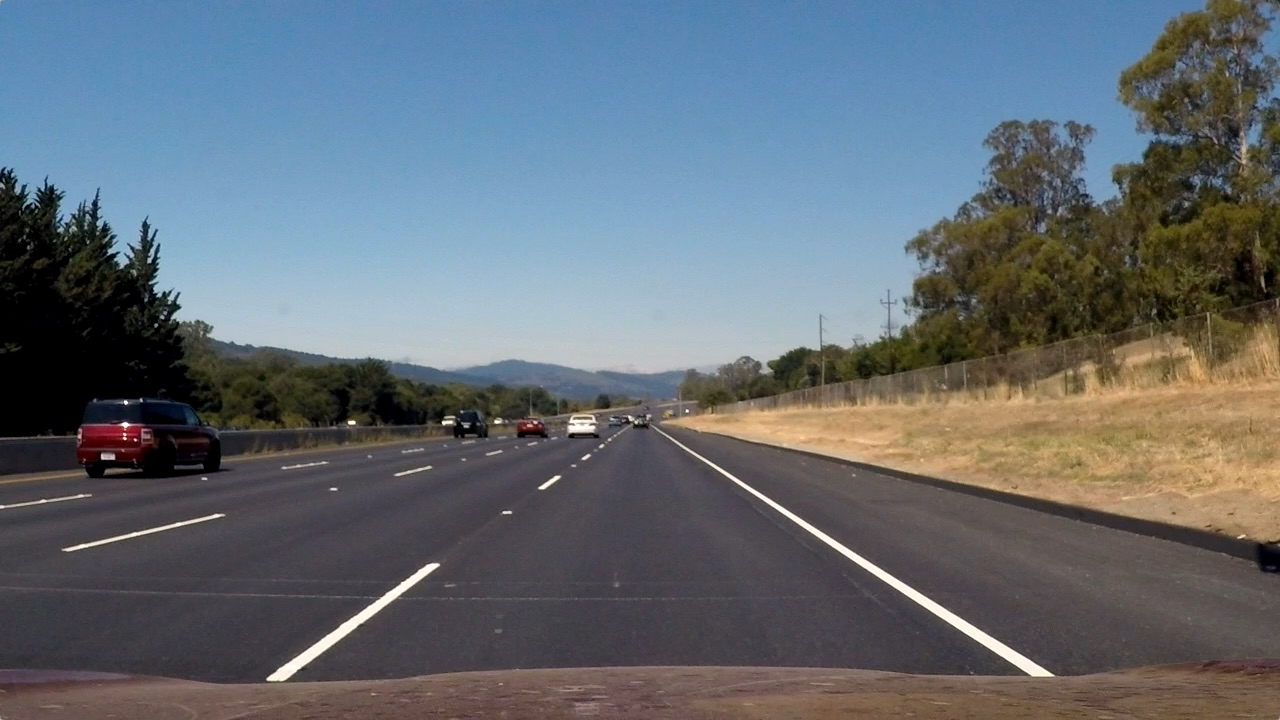
#> input picture test_img.jpg, 1280 x 720 px, found by its file name
$ python detection_on_image.py
#> lines starting #> are read from the running program, lines starting #| are printed output that depends on the picture; after the words box and inside, x2 and y2 are one past the last pixel; in counts of white or black regions, pixels touching at a corner belong together

import cv2
import numpy as np
import matplotlib.pyplot as plt

# Step 1) Load image
img = cv2.imread(r"F:\M.tech\internship\road-lane-detection-master\Data\test_img.jpg")
#> img is the input picture: shape (720, 1280, 3); mean B, G, R 115.1, 107.7, 99.4
img = cv2.cvtColor(img, cv2.COLOR_BGR2RGB)

# Step 2) Gray Scale
gray_img = cv2.cvtColor(img, cv2.COLOR_RGB2GRAY)
gray_img = cv2.dilate(gray_img, kernel=np.ones((5, 5), np.uint8))
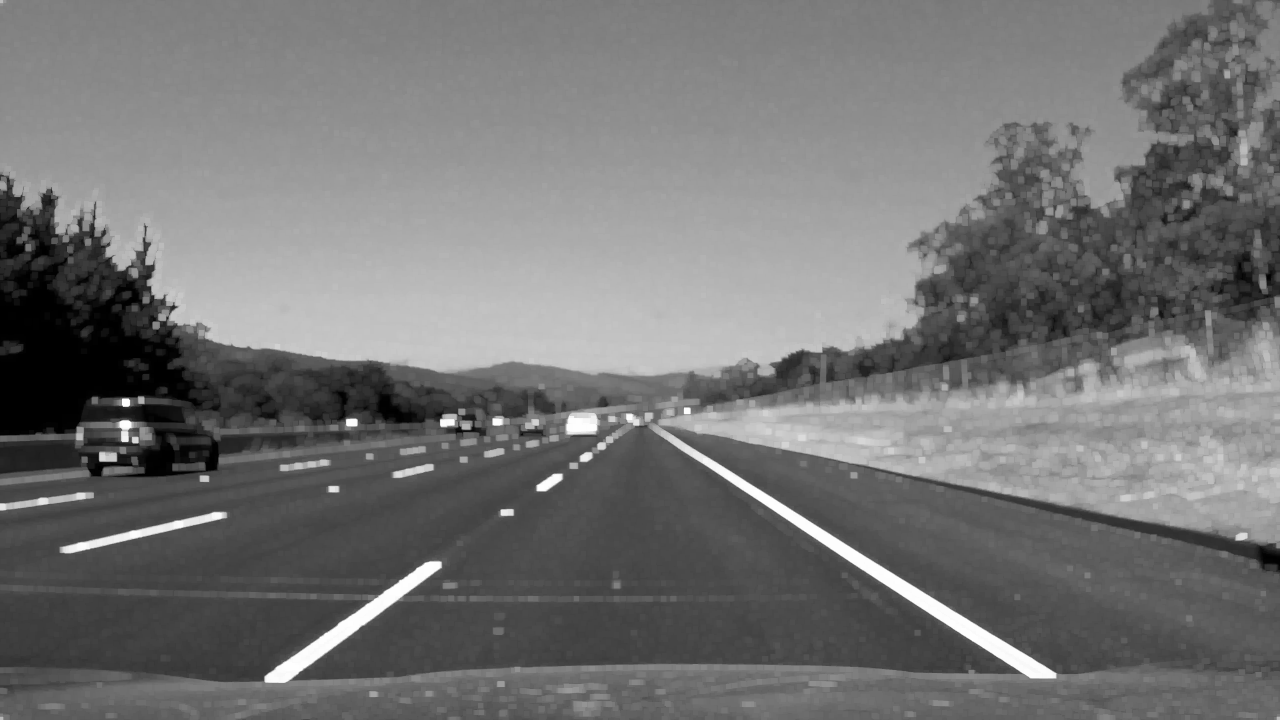
#> gray_img: shape (720, 1280); min 0, max 254, mean 115.5

# Step 3) Canny
canny = cv2.Canny(gray_img, 100, 200)
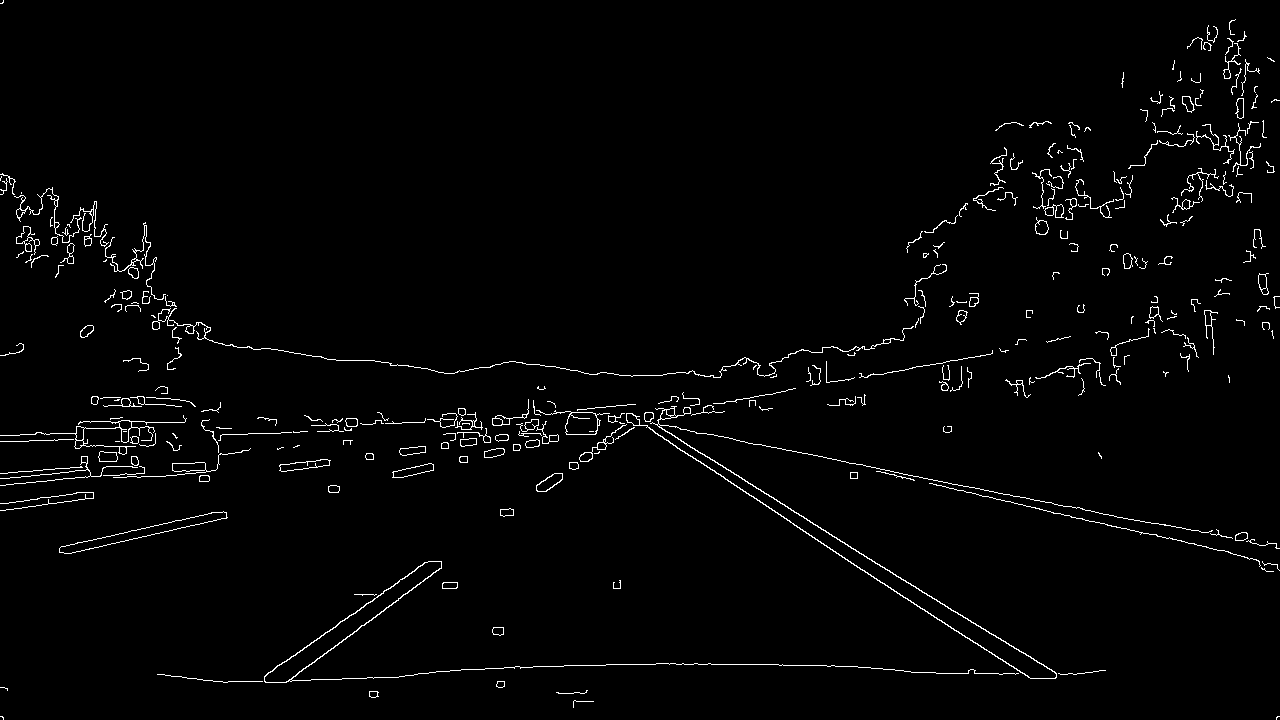
#> canny: shape (720, 1280); 1.9% white in thin lines or dots

# Step 4) define ROI Vertices
roi_vertices = [(270, 670), (600, 400), (1127, 712)]


# Step 5) define ROI function
def roi(image, vertices):
    mask = np.zeros_like(image)
    mask_color = 255
    cv2.fillPoly(mask, vertices, mask_color)
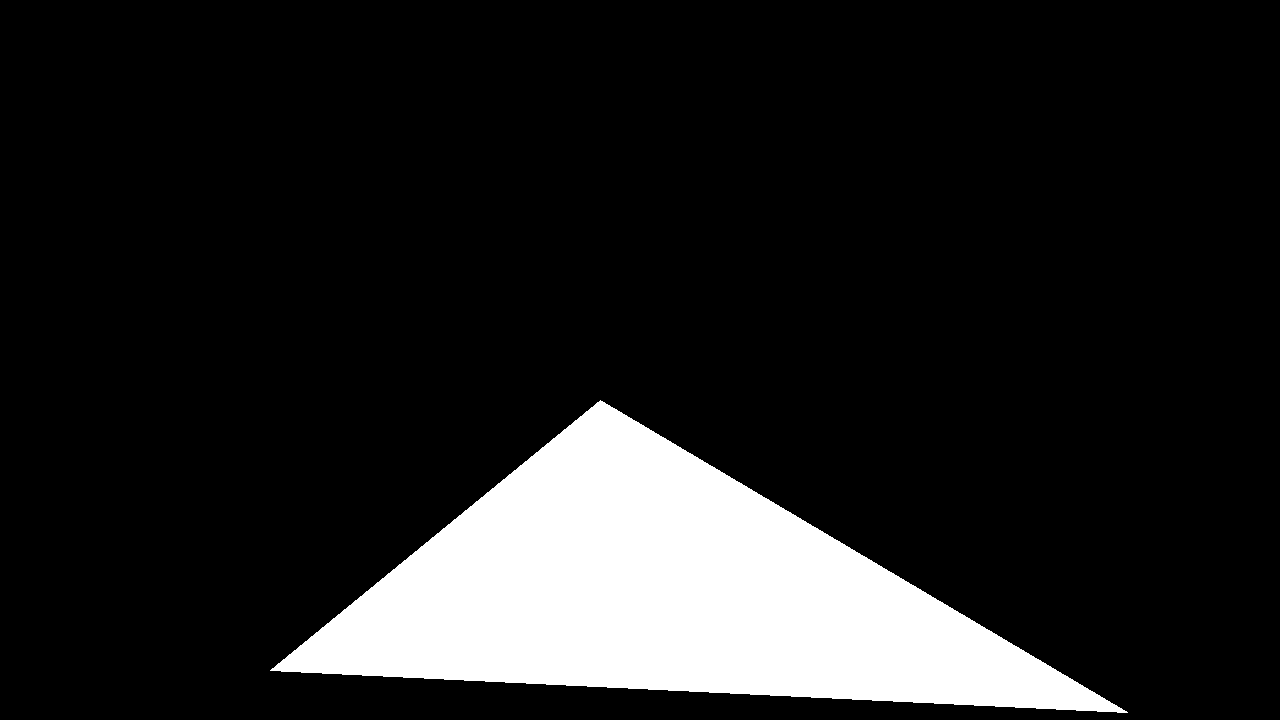
#> mask: shape (720, 1280); 13.4% white; 1 white region, box (x1, y1, x2, y2) and area: (270, 400, 1128, 713) 123483
    masked_img = cv2.bitwise_and(image, mask)
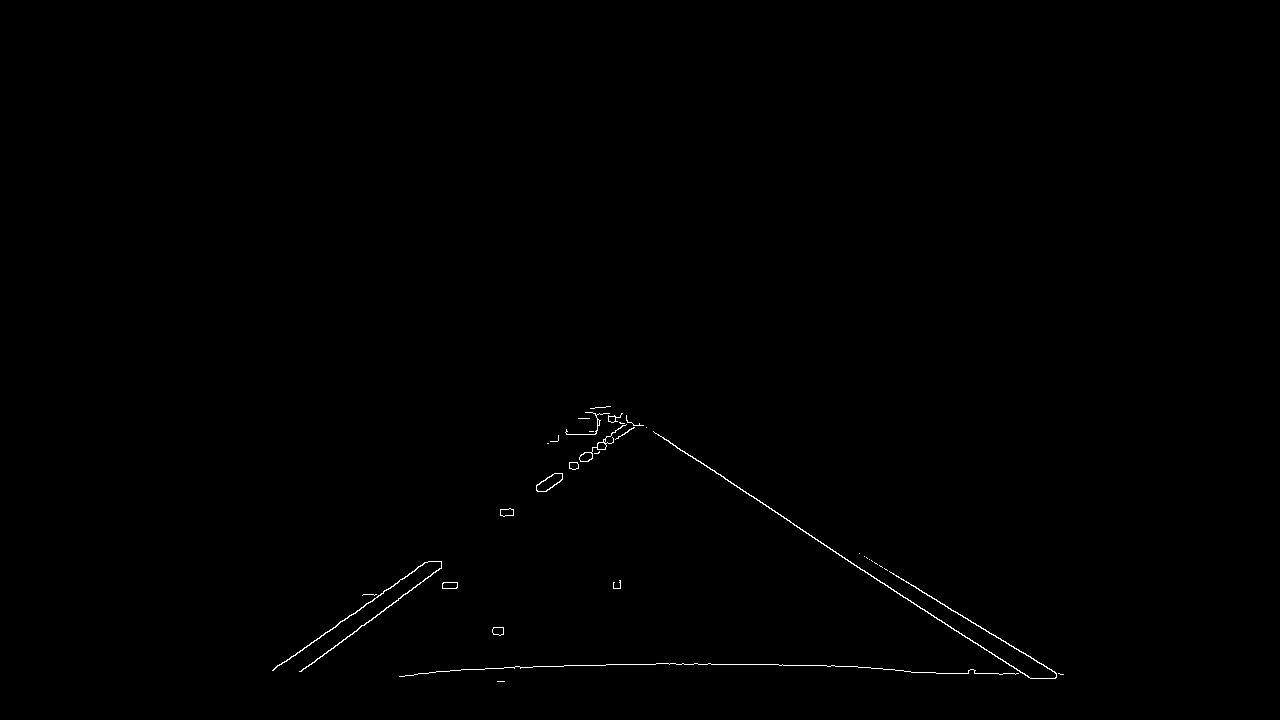
#> masked_img: shape (720, 1280); 0.3% white in thin lines or dots, all inside (x1, y1, x2, y2) = (272, 406, 1064, 682)
    return masked_img


# Step 6) ROI Image
roi_image = roi(canny, np.array([roi_vertices], np.int32))

# Step 7) Apply Hough Lines P Method on ROI Image
lines = cv2.HoughLinesP(roi_image, 1, np.pi/180, 100, minLineLength=100, maxLineGap=10)
#> lines = [[794, 525, 1030, 678], [273, 670, 414, 571], [658, 435, 829, 547], [859, 553, 1060, 674], [299, 671, 441, 568], [919, 590, 1056, 673], [653, 431, 765, 504], [272, 670, 426, 562]]


# Step 8) Draw Hough lines
def draw_lines(image, hough_lines):

    for line in lines:
        x1, y1, x2, y2 = line[0]
        cv2.line(image, (x1, y1), (x2, y2), (0, 255, 0), 2)
#> this loop made 8 passes

    return image


final_img = draw_lines(img, lines)  # Result

plt.imshow(final_img)
plt.xticks([])
plt.yticks([])
plt.show()
